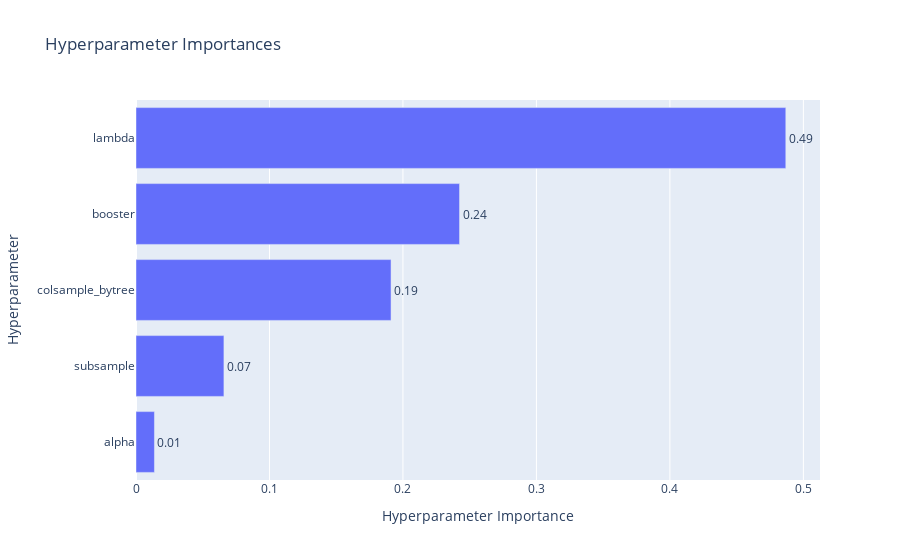

The notebook cell this image was saved under:
### Code cell
optuna.visualization.plot_param_importances(study)

### Figure 1 — Plotly figure (JSON) as saved in the notebook; plotly's stock layout.template omitted (floating-point values rounded to 4 significant figures)
{"data": [{"cliponaxis": false, "hovertemplate": ["alpha (FloatDistribution): 0.013814624691031428<extra></extra>", "subsample (FloatDistribution): 0.06587288972758489<extra></extra>", "colsample_bytree (FloatDistribution): 0.1910786812428574<extra></extra>", "booster (CategoricalDistribution): 0.24239875127345287<extra></extra>", "lambda (FloatDistribution): 0.4868350530650735<extra></extra>"], "name": "Objective Value", "orientation": "h", "text": ["0.01", "0.07", "0.19", "0.24", "0.49"], "textposition": "outside", "type": "bar", "x": [0.01381, 0.06587, 0.1911, 0.2424, 0.4868], "y": ["alpha", "subsample", "colsample_bytree", "booster", "lambda"]}], "layout": {"title": {"text": "Hyperparameter Importances"}, "xaxis": {"title": {"text": "Hyperparameter Importance"}}, "yaxis": {"title": {"text": "Hyperparameter"}}}}
